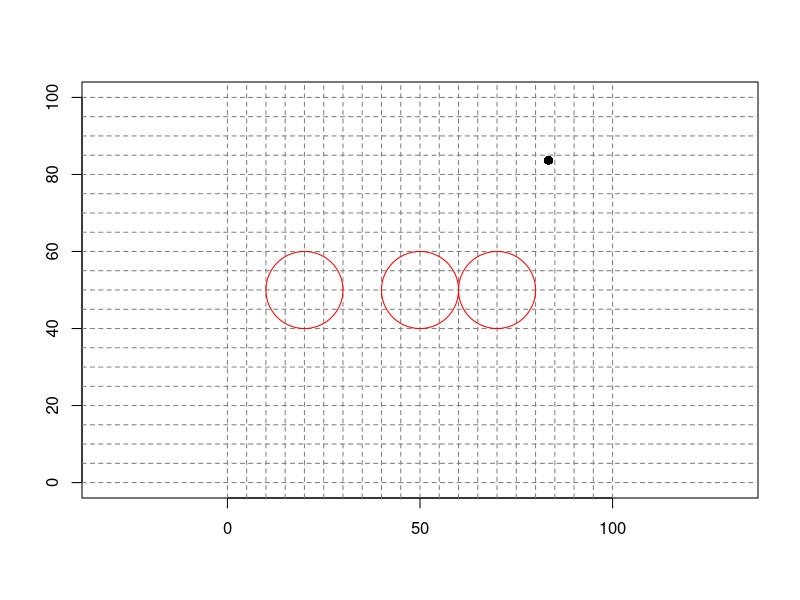

R code for this plot: (Note: this script raises an error after producing the figure.)
## ---- chunk 1
knitr::opts_chunk$set(echo = TRUE)
## ---- chunk 2
grid <- function(x, y, HR) {
  points(x,y,pch=16,col="black",cex=1.2)
  for (i in 1:HR) {
    xi <- sample(c(1,0,-1),1) 
    yi <- sample(c(1,0,-1),1) 
    points(c(x, x+xi), c(y, y+yi), pch=16, cex=0.3, col= "blue") 
    x <- x + xi
    y <- y + yi
    if (x>100 | x<0 | y>100 | y<0) break
  } 
}
## ---- chunk 3
t <- seq(0, 2*pi, length.out = 1000) ## Consideracion de la candidad de angulos entre 0 y 2pi (Queda mas bonito)
 
radio <- 10
 
a <- 20 ## origen circunferencia eje x
b <- 50 ## origen circunferencia eje y
 
x1 <- a + cos(t)*radio
y1 <- b + sin(t)*radio

c <- 50
d <- 50

x2 <- c + cos(t)*radio
y2 <- d + sin(t)*radio

e <- 70
f <- 50

x3 <- e + cos(t)*radio
y3 <- f + sin(t)*radio
## ---- chunk 4
c1 <- data.frame(x1,y1)
c2 <- data.frame(x2,y2)
c3 <- data.frame(x3,y3)

gg <- plot(0:100,0:100,asp = 1, type = "n", xlim = c(0, 100), ylim = c(0, 100), ann = F) + 
  abline(v = seq(0, 100, 5), lty = 2, col = "gray50") + 
  abline(h = seq(0, 100, 5), lty = 2, col = "gray50") + 
  points(c1, type = "l", col = "red") + 
  points(c2, type = "l", col = "red") + 
  points(c3, type = "l", col = "red")
for (j in 1:10) {
  x <- runif(1,1,99); 
  y <- runif(1,1,99); 
  E <- 100
  grid(x,y,HR) }
## ---- chunk 5
par(mfrow= c(1,1), mar= c(3,5,3,5))
plot(0:100,0:100,type="n",xlab="UTM",ylab="UTM") 
points(grid1,pch=3,col="red",cex=0.1) 
for (j in 1:1) {
  x <- runif(1,1,99); y <- runif(1,1,99); HR <- 100
  Johnny_Walker(x,y,HR) }
